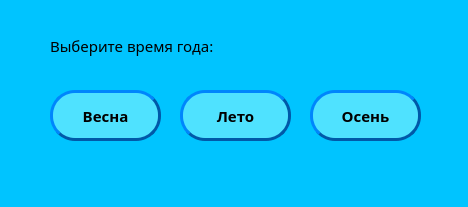
<?xml version="1.0" encoding="UTF-8"?>
<ui version="4.0">
 <class>Form</class>
 <widget class="QWidget" name="Form">
  <property name="geometry">
   <rect>
    <x>0</x>
    <y>0</y>
    <width>468</width>
    <height>207</height>
   </rect>
  </property>
  <property name="windowTitle">
   <string>Form</string>
  </property>
  <property name="styleSheet">
   <string notr="true">background-color: rgb(0, 196, 255)</string>
  </property>
  <widget class="QPushButton" name="spring_button">
   <property name="geometry">
    <rect>
     <x>50</x>
     <y>90</y>
     <width>111</width>
     <height>51</height>
    </rect>
   </property>
   <property name="font">
    <font>
     <family>Bahnschrift SemiLight</family>
     <pointsize>11</pointsize>
     <weight>75</weight>
     <bold>true</bold>
    </font>
   </property>
   <property name="styleSheet">
    <string notr="true">border-radius: 25;
border-width: 3px;
border-style: outset;
border-color: rgb(0, 89, 168);
background-color: rgb(79, 226, 255)</string>
   </property>
   <property name="text">
    <string>Весна</string>
   </property>
  </widget>
  <widget class="QPushButton" name="summer_button">
   <property name="geometry">
    <rect>
     <x>180</x>
     <y>90</y>
     <width>111</width>
     <height>51</height>
    </rect>
   </property>
   <property name="font">
    <font>
     <family>Bahnschrift SemiLight</family>
     <pointsize>11</pointsize>
     <weight>75</weight>
     <bold>true</bold>
    </font>
   </property>
   <property name="styleSheet">
    <string notr="true">border-radius: 25;
border-width: 3px;
border-style: outset;
border-color: rgb(0, 89, 168);
background-color: rgb(79, 226, 255)</string>
   </property>
   <property name="text">
    <string>Лето</string>
   </property>
  </widget>
  <widget class="QPushButton" name="fall_button">
   <property name="geometry">
    <rect>
     <x>310</x>
     <y>90</y>
     <width>111</width>
     <height>51</height>
    </rect>
   </property>
   <property name="font">
    <font>
     <family>Bahnschrift SemiLight</family>
     <pointsize>11</pointsize>
     <weight>75</weight>
     <bold>true</bold>
    </font>
   </property>
   <property name="styleSheet">
    <string notr="true">border-radius: 25;
border-width: 3px;
border-style: outset;
border-color: rgb(0, 89, 168);
background-color: rgb(79, 226, 255)</string>
   </property>
   <property name="text">
    <string>Осень</string>
   </property>
  </widget>
  <widget class="QLabel" name="label">
   <property name="geometry">
    <rect>
     <x>50</x>
     <y>30</y>
     <width>221</width>
     <height>31</height>
    </rect>
   </property>
   <property name="font">
    <font>
     <family>Bahnschrift SemiBold</family>
     <pointsize>11</pointsize>
     <weight>50</weight>
     <bold>false</bold>
    </font>
   </property>
   <property name="text">
    <string>Выберите время года:</string>
   </property>
  </widget>
 </widget>
 <resources/>
 <connections/>
</ui>
